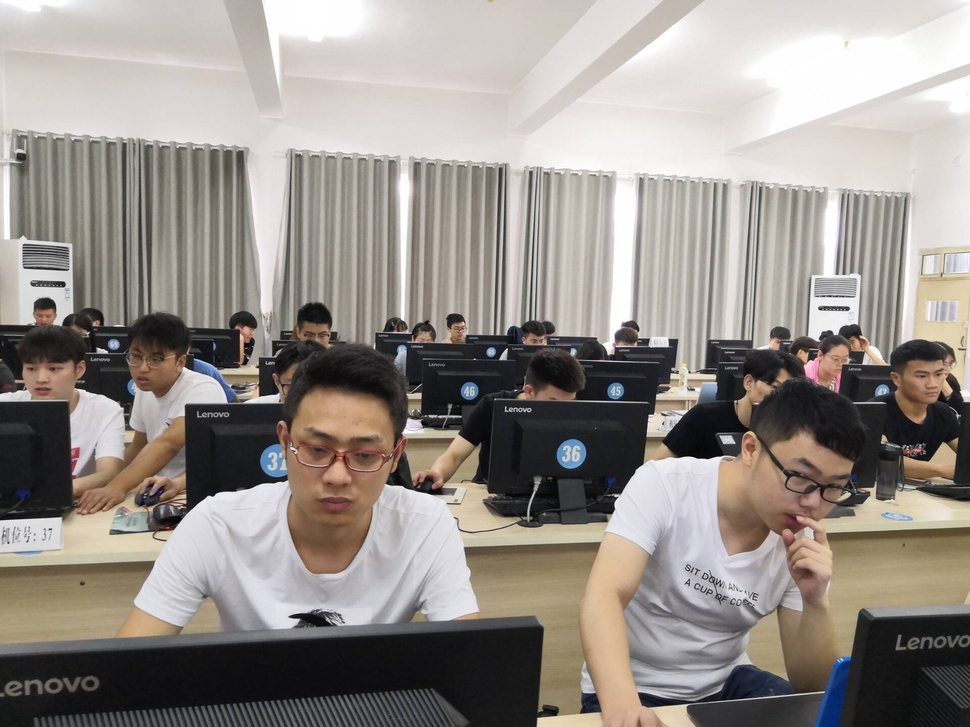
#> input picture ims/1.jpg, 970 x 727 px, shrunk from 1920 x 1440 before the run
$ python '09. 图像混合.py'
#> lines starting #> are read from the running program, lines starting #| are printed output that depends on the picture; after the words box and inside, x2 and y2 are one past the last pixel; in counts of white or black regions, pixels touching at a corner belong together
import cv2
import numpy as np

# 1.图片相加
x = np.uint8([250])
y = np.uint8([10])

print(cv2.add(x, y))  # 250+10 = 260 => 255
print(x + y)  # 250+10 = 260 % 256 = 4


# [10 lines of commented-out code are left out]
img1 = cv2.imread('ims/1.jpg')
#> img1 is the input picture: shape (727, 970, 3); mean B, G, R 137.4, 143.1, 149.8
img2 = cv2.imread('3.jpg')
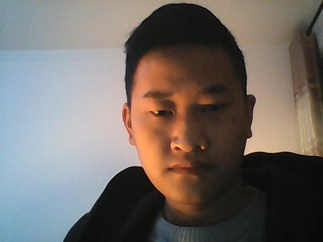
#> input picture 3.jpg, 323 x 242 px, shrunk from 640 x 480 before the run
#> img2 is the input picture: shape (242, 323, 3); mean B, G, R 102.9, 107.9, 115.1

# 把logo放在左上角，所以我们只关心这一块区域
rows, cols = img2.shape[:2]
#> rows = 242; cols = 323
roi = img1[:rows, :cols]
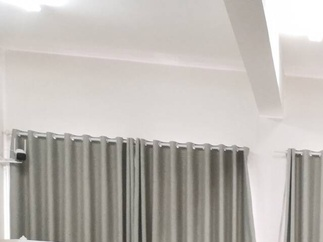
#> roi: shape (242, 323, 3); mean B, G, R 177.7, 183, 187.7

# 创建掩膜
img2gray = cv2.cvtColor(img2, cv2.COLOR_BGR2GRAY)
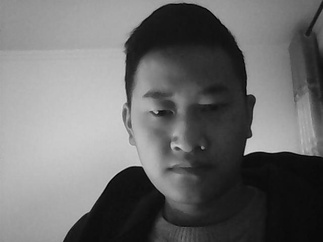
#> img2gray: shape (242, 323); min 0, max 213, mean 109.5
ret, mask = cv2.threshold(img2gray, 10, 255, cv2.THRESH_BINARY)
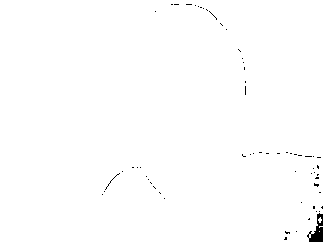
#> mask: shape (242, 323); 99.5% white; 63 black regions (62 under 20 px), largest, box (x1, y1, x2, y2) and area: (307, 213, 323, 242) 227
mask_inv = cv2.bitwise_not(mask)

# 保留除logo外的背景
img1_bg = cv2.bitwise_and(roi, roi, mask=mask_inv)
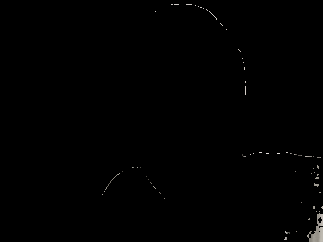
#> img1_bg: shape (242, 323, 3); mean B, G, R 0.8, 0.9, 0.9
dst = cv2.add(img1_bg, img2)  # 进行融合
img1[:rows, :cols] = dst  # 融合后放在原图上
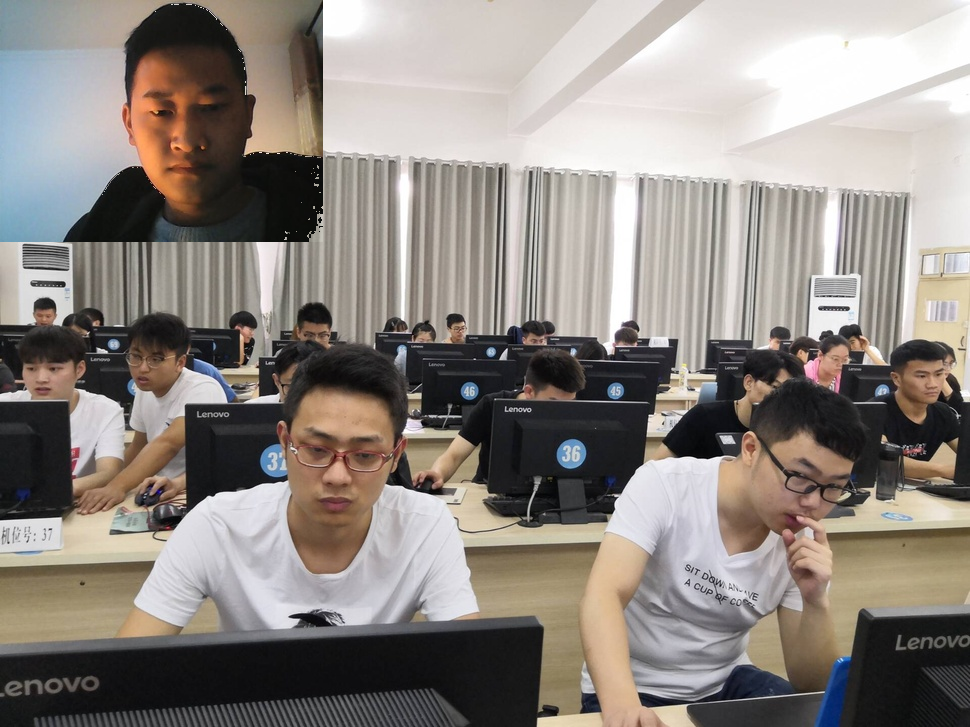
#> img1: shape (727, 970, 3); 11.08% of pixels changed, all inside (x1, y1, x2, y2) = (0, 0, 323, 242)

cv2.imshow('result', img1)
cv2.waitKey(0)
